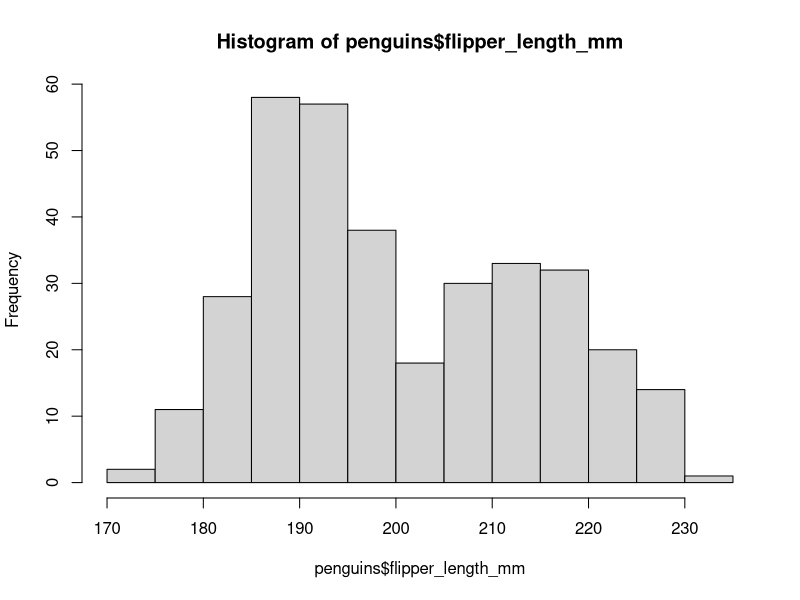
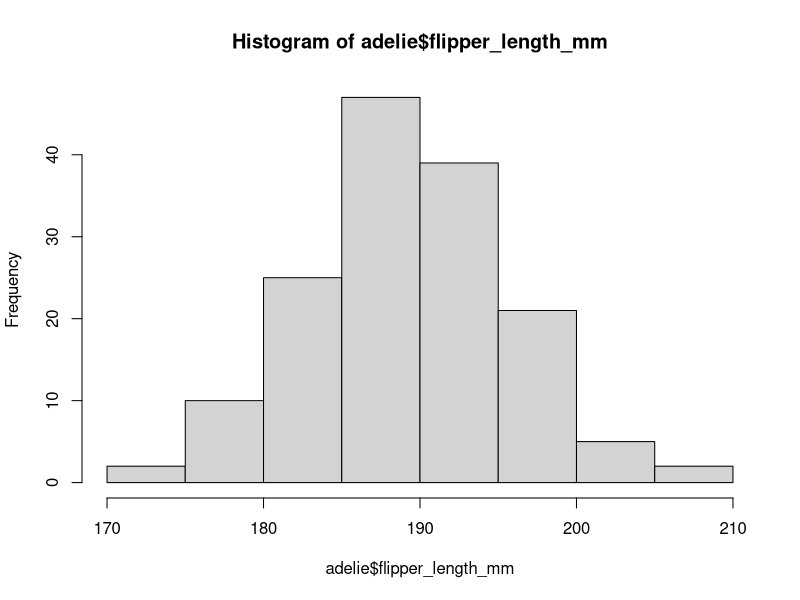

Write the R code that produced these figures, in order. (Note: this script raises an error after producing the figures.)
## ---- chunk 1
3 + 5

15 / 5

4^2
## ---- chunk 2
mass <- 47.5            
age <- 122
## ---- chunk 3
# we can add comments to our code by using the # sign
# R doesn't read anything past a #, so you can either put one at the beginning of a whole line or after some code

mass <- mass * 2        # multiply
age <- age - 20         # subtract
mass_index <- mass/age  # divide
## ---- chunk 4
weight_kg <- sqrt(10) # square root 

round(weight_kg) # rounding 
round(weight_kg, digits = 2) # round to 2 digits past 0
## ---- chunk 5
# these two lines of code do the same thing
help(mean) 
?mean
## ---- chunk 6
# Let's create a vector of animal weights (numeric)
weight_g <- c(50, 60, 65, 82) 
weight_g

# A vector can also contain character strings (character)
animals <- c("mouse", "rat", "dog") 
animals
## ---- chunk 7
# how many elements
length(weight_g) 
length(animals)

# type of data we are working with
class(weight_g) 
class(animals)

# structure of an object
str(weight_g) 
str(animals)
## ---- chunk 8
test_vec <- c(weight_g, animals) 
test_vec 
class(test_vec) # coerced everything into character (don't know how to make words numeric)
## ---- chunk 9
weight_g[2] 
weight_g[c(2,4)] 
weight_g[c(1:4)]
## ---- chunk 10
weight_g[weight_g > 55] 
animals[animals == "rat"]
## ---- chunk 11
# the answer you should get out is 6
vec <- c(6, 5, 4, 3, 2, 1)
vec

vec <- vec[4:6]
vec

sum(vec)
## ---- chunk 12
# code for installing a package from the internet for future reference
# install.packages("palmerpenguins")
# to run the line of code above, remove the # symbol
## ---- chunk 13
# install.packages("palmerpenguins")
library(palmerpenguins) 
## ---- chunk 14
penguins
## ---- chunk 15
head(penguins) # first 6 lines 
head(penguins, 10) # can specify how many lines 
tail(penguins) # last 6 lines 

str(penguins) # structure 
nrow(penguins) # number of rows
ncol(penguins) # number of columns

names(penguins) # same as colnames(penguins) in a df
## ---- chunk 16
# in vectors, only 1 dimension, so we only need to specify one location
# data frames are 2-dimensional, so he have to specify 2 different locations

penguins[1:10, c(2,3)] 
penguins[1:10, ] 
penguins[ , c(1:4)]
## ---- chunk 17
penguins$species 

# we can save single columns as vectors with the assignment operator
flipper_lenght_mm <- penguins$flipper_length_mm
## ---- chunk 18
# Plot a histogram
hist(penguins$flipper_length_mm) # same as hist(flipper_length_mm)
## ---- chunk 19
mean(penguins$flipper_length_mm)
sd(penguins$flipper_lenght_mm)

# min, max, median, mode are other functions we might want to use
## ---- chunk 20
adelie <- penguins[penguins$species == 'Adelie', ] 
adelie

hist(adelie$flipper_length_mm)

# dealing with numeric columns with NA values
mean(adelie$flipper_length_mm)
mean(adelie$flipper_length_mm, na.rm = TRUE)
## ---- chunk 21
# penguins with flippers greater than or equal to 200 mm
flippers_200mm_min <- penguins[penguins$flipper_length_mm >= 200, ] 

# create a histogram
hist(flippers_200mm_min) # why doesn't this work? We haven't specified a column 
hist(flippers_200mm_min$flipper_length_mm)
## ---- chunk 22
gentoo <- penguins[penguins$species == "Gentoo", ]
min(gentoo$body_mass_g, na.rm = TRUE)
max(gentoo$body_mass_g, na.rm = TRUE)

hist(gentoo$body_mass_g)
